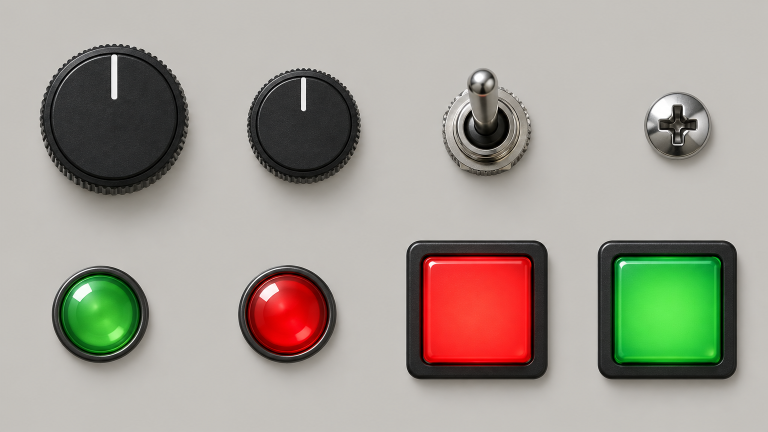
#> input picture .impeccable/sheet/hardware-sheet.png, 1536 x 864 px, found by its file name (shown at 1/2 size); the run also reads 1 picture not shown here
$ python cut_plates.py
#> lines starting #> are read from the running program, lines starting #| are printed output that depends on the picture; after the words box and inside, x2 and y2 are one past the last pixel; in counts of white or black regions, pixels touching at a corner belong together
"""Cut the hardware sprite sheet into plates with a matte derived from the flat background.

Objects are found from their sharp outlines (soft shadows have low gradient), holes filled so
enclosed highlights stay opaque; darker ground around objects becomes a soft black shadow alpha.
"""
import numpy as np
from PIL import Image
from scipy import ndimage

SHEET = Image.open(".impeccable/sheet/hardware-sheet.png").convert("RGB")
#> SHEET is the input picture: PIL image 1536x864 RGB; mean R, G, B 163.5, 158, 147.9
BG = np.array([196, 193, 188], dtype=float)


def cut(box, shadow=True):
#> called with box = (60, 80, 395, 410), shadow = False
    a = np.asarray(SHEET.crop(box), dtype=float)
    lum = a.mean(axis=2)
    sat = (a.max(axis=2) - a.min(axis=2)) / (a.max(axis=2) + 1)
    g = np.hypot(ndimage.sobel(lum, 0), ndimage.sobel(lum, 1))
    edges = g > 60                                   # sharp object outlines; soft shadows stay below this
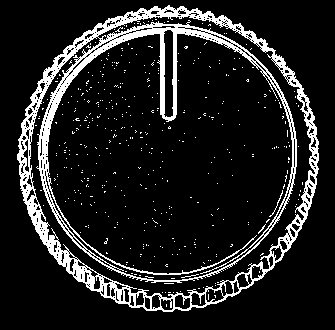
#> edges: shape (330, 335) bool; 12.8% white; 432 white regions (430 under 20 px), largest, box (x1, y1, x2, y2) and area: (17, 5, 319, 312) 13280, (269, 190, 283, 217) 35
    mask = ndimage.binary_fill_holes(ndimage.binary_closing(edges, iterations=3))
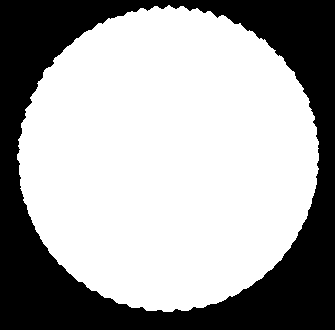
#> mask: shape (330, 335) bool; 64.9% white; 1 black region, box (x1, y1, x2, y2) and area: (0, 0, 335, 330) 38778
    lab, n = ndimage.label(mask)
#> n = 1
    keep = lab == (np.argmax(ndimage.sum(mask, lab, range(1, n + 1))) + 1) if n else mask
    core = ((lum < 90) | (sat > 0.3)) & ndimage.binary_dilation(keep, iterations=4)
#> core: shape (330, 335) bool; 60.3% white; 50 black regions (45 under 20 px), largest, box (x1, y1, x2, y2) and area: (0, 0, 335, 330) 41200, (162, 29, 187, 119) 1168, (32, 14, 185, 126) 988, (46, 31, 161, 138) 384, (88, 274, 92, 286) 30
    obj = ndimage.binary_erosion(ndimage.binary_fill_holes(keep | core), iterations=1)
#> obj: shape (330, 335) bool; 64.1% white; 1 black region, box (x1, y1, x2, y2) and area: (0, 0, 335, 330) 39650
    soft = ndimage.gaussian_filter(obj.astype(float), 0.7)
    shade = np.clip((BG.mean() - lum - 7) / BG.mean(), 0, 1) * ~obj * 1.5   # darker than ground (past noise) -> black shadow
    alpha = np.maximum(soft, ndimage.gaussian_filter(shade, 1.2)).clip(0, 1) if shadow else soft
    rgb = np.where(obj[..., None], a, 0)
    rgba = np.dstack([rgb, alpha * 255]).astype(np.uint8)
    return Image.fromarray(rgba, "RGBA")


def place(img, canvas, scale=1.0):
    """Centre img (scaled) on a transparent canvas of the region's aspect."""
    w, h = img.size
    img = img.resize((round(w * scale), round(h * scale)), Image.LANCZOS)
    out = Image.new("RGBA", canvas, (0, 0, 0, 0))
    out.paste(img, ((canvas[0] - img.width) // 2, (canvas[1] - img.height) // 2), img)
    return out


def nine_slice(img, size, cut_frac=0.3):
    """Stretch the centre band only, so a square bezel becomes a rectangle with true corners."""
    w, h = img.size
    cx0, cx1 = round(w * cut_frac), round(w * (1 - cut_frac))
    left, mid, right = img.crop((0, 0, cx0, h)), img.crop((cx0, 0, cx1, h)), img.crop((cx1, 0, w, h))
    mid = mid.resize((size[0] - left.width - right.width, h), Image.LANCZOS)
    out = Image.new("RGBA", (size[0], h))
    out.paste(left, (0, 0)); out.paste(mid, (left.width, 0)); out.paste(right, (left.width + mid.width, 0))
    return out.resize(size, Image.LANCZOS)


boxes = {  # sheet pixel boxes (with margin) for each object
    "knob-l": (60, 80, 395, 410), "knob-s": (475, 125, 735, 380), "lever": (850, 110, 1070, 385),
    "screw": (1270, 165, 1440, 335), "lamp-g": (85, 515, 315, 745), "lamp-r": (460, 515, 690, 745),
    "btn-r": (795, 465, 1110, 775), "btn-g": (1180, 465, 1490, 775),
}
# Rotating and switching parts ship without a baked shadow: the page casts one that stays put.
cuts = {k: cut(b, shadow=k in ("screw", "btn-r", "btn-g")) for k, b in boxes.items()}
#> in cut (call 2), `edges = g > 60`: edges: shape (255, 260) bool; 14.9% white; 200 white regions (199 under 20 px), largest, box (x1, y1, x2, y2) and area: (17, 9, 248, 245) 9547
#> in cut (call 2), `mask = ndimage.binary_fill_holes(ndimage.binary_closing(edges, iterati..`: mask: shape (255, 260) bool; 63.5% white; 1 black region, box (x1, y1, x2, y2) and area: (0, 0, 260, 255) 24181
#> in cut (call 2), `core = ((lum < 90) | (sat > 0.3)) & ndimage.binary_dilation(keep, iter..`: core: shape (255, 260) bool; 58.9% white; 61 black regions (57 under 20 px), largest, box (x1, y1, x2, y2) and area: (0, 0, 260, 255) 25874, (127, 29, 137, 98) 667, (35, 17, 138, 84) 340, (42, 31, 126, 111) 236
#> in cut (call 2), `obj = ndimage.binary_erosion(ndimage.binary_fill_holes(keep | core), i..`: obj: shape (255, 260) bool; 62.5% white; 1 black region, box (x1, y1, x2, y2) and area: (0, 0, 260, 255) 24844
#> call 3 of cut, with box = (850, 110, 1070, 385), shadow = False
#> in cut (call 3), `edges = g > 60`: edges: shape (275, 220) bool; 23.5% white; 40 white regions (38 under 20 px), largest, box (x1, y1, x2, y2) and area: (33, 25, 214, 244) 14082, (139, 145, 160, 175) 48
#> in cut (call 3), `mask = ndimage.binary_fill_holes(ndimage.binary_closing(edges, iterati..`: mask: shape (275, 220) bool; 46.5% white; 1 white region, box (x1, y1, x2, y2) and area: (33, 25, 214, 244) 28112
#> in cut (call 3), `core = ((lum < 90) | (sat > 0.3)) & ndimage.binary_dilation(keep, iter..`: core: shape (275, 220) bool; 16.1% white; 77 white regions (65 under 20 px), largest, box (x1, y1, x2, y2) and area: (77, 30, 169, 190) 6245, (56, 89, 190, 222) 1247, (51, 194, 198, 243) 1114
#> in cut (call 3), `obj = ndimage.binary_erosion(ndimage.binary_fill_holes(keep | core), i..`: obj: shape (275, 220) bool; 45.5% white; 1 white region, box (x1, y1, x2, y2) and area: (34, 26, 213, 243) 27551
#> in cut (call 3), `shade = np.clip((BG.mean() - lum - 7) / BG.mean(), 0, 1) * ~obj * 1.5`:
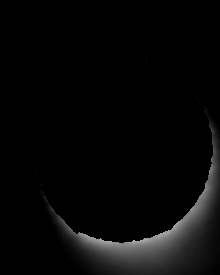
#> shade: shape (275, 220) float64; min 0, max 0.718, mean 0.0297
#> in cut (call 3), `rgb = np.where(obj[..., None], a, 0)`:
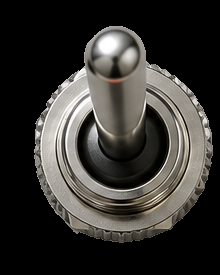
#> rgb: shape (275, 220, 3) float64; mean R, G, B 53.8, 51.9, 48.7
#> in cut (call 3), `rgba = np.dstack([rgb, alpha * 255]).astype(np.uint8)`:
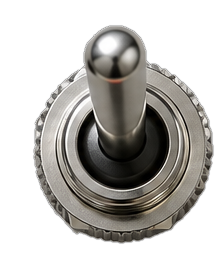
#> rgba: shape (275, 220, 4); mean R, G, B, A 53.8, 51.9, 48.7, 116.1; transparent parts drawn white
#> call 4 of cut, with box = (1270, 165, 1440, 335), shadow = True
#> in cut (call 4), `a = np.asarray(SHEET.crop(box), dtype=float)`:
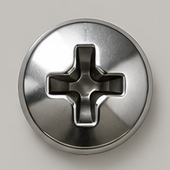
#> a: shape (170, 170, 3) float64; mean R, G, B 156.3, 153.6, 149.2
#> in cut (call 4), `edges = g > 60`: edges: shape (170, 170) bool; 24% white; 33 white regions (31 under 20 px), largest, box (x1, y1, x2, y2) and area: (21, 17, 154, 157) 6626, (17, 50, 45, 144) 230
#> in cut (call 4), `mask = ndimage.binary_fill_holes(ndimage.binary_closing(edges, iterati..`: mask: shape (170, 170) bool; 51.7% white; 1 black region, box (x1, y1, x2, y2) and area: (0, 0, 170, 170) 13971
#> in cut (call 4), `lab, n = ndimage.label(mask)`:
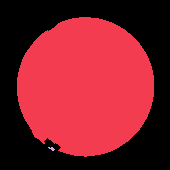
#> lab: shape (170, 170) int32; 3 distinct labels, from 0 to 2; one colour per label, 0 black
#> in cut (call 4), `lab, n = ndimage.label(mask)`: n = 2
#> in cut (call 4), `keep = lab == (np.argmax(ndimage.sum(mask, lab, range(1, n + 1))) + 1)..`: keep: shape (170, 170) bool; 51.6% white; 1 black region, box (x1, y1, x2, y2) and area: (0, 0, 170, 170) 13986
#> cuts = 8 items
P = "assets/plates/"
place(cuts["knob-l"], (406, 448)).save(P + "source-knob.png")
place(cuts["knob-s"], (313, 329), 1.15).save(P + "circuit-knob.png")
place(cuts["lever"], (256, 256), 0.95).save(P + "backend-lever.png")
for corner in ("tl", "tr", "bl", "br"):
    place(cuts["screw"], (216, 216), 1.0).save(P + f"screw-{corner}.png")
#> this loop made 4 passes
#> corner on passes 1 to 4: 'tl', 'tr', 'bl', 'br'
place(cuts["lamp-g"], (320, 320), 1.2).save(P + "lamp-green.png")
place(cuts["lamp-r"], (320, 320), 1.2).save(P + "lamp-red.png")

# Chassis texture: a clean patch of the comp's ground, mirror-tiled (allowed for textures).
comp = Image.open(".impeccable/mocks/comp-4.png").convert("RGB")
patch = comp.crop((930, 4, 1070, 62))
tile = Image.new("RGB", (patch.width * 2, patch.height * 2))
tile.paste(patch, (0, 0)); tile.paste(patch.transpose(Image.FLIP_LEFT_RIGHT), (patch.width, 0))
tile.paste(patch.transpose(Image.FLIP_TOP_BOTTOM), (0, patch.height))
tile.paste(patch.transpose(Image.ROTATE_180), (patch.width, patch.height))
tex = Image.new("RGB", (462, 258))
for x in range(0, 462, tile.width):
    for y in range(0, 258, tile.height):
        tex.paste(tile, (x, y))
tex.save(P + "chassis.png")
print("plates written")
